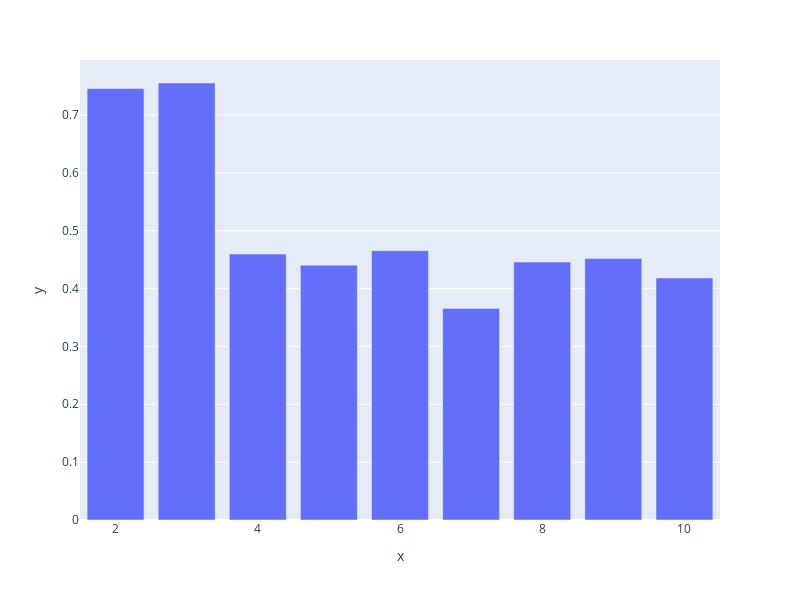

Notebook code cell kept with this figure:
### Code cell
fig = px.bar(x = range(2,11), y = sil, height=600, width=800)
fig.show()

### Figure 1 — Plotly figure (JSON) as saved in the notebook; plotly's stock layout.template omitted (floating-point values rounded to 4 significant figures)
{"data": [{"alignmentgroup": "True", "hovertemplate": "x=%{x}<br>y=%{y}<extra></extra>", "legendgroup": "", "marker": {"color": "#636efa", "pattern": {"shape": ""}}, "name": "", "offsetgroup": "", "orientation": "v", "showlegend": false, "textposition": "auto", "type": "bar", "x": [2, 3, 4, 5, 6, 7, 8, 9, 10], "xaxis": "x", "y": [0.7456, 0.7553, 0.4595, 0.4403, 0.4655, 0.3657, 0.4457, 0.4518, 0.4183], "yaxis": "y"}], "layout": {"barmode": "relative", "height": 600, "legend": {"tracegroupgap": 0}, "margin": {"t": 60}, "width": 800, "xaxis": {"anchor": "y", "domain": [0, 1], "title": {"text": "x"}}, "yaxis": {"anchor": "x", "domain": [0, 1], "title": {"text": "y"}}}}
